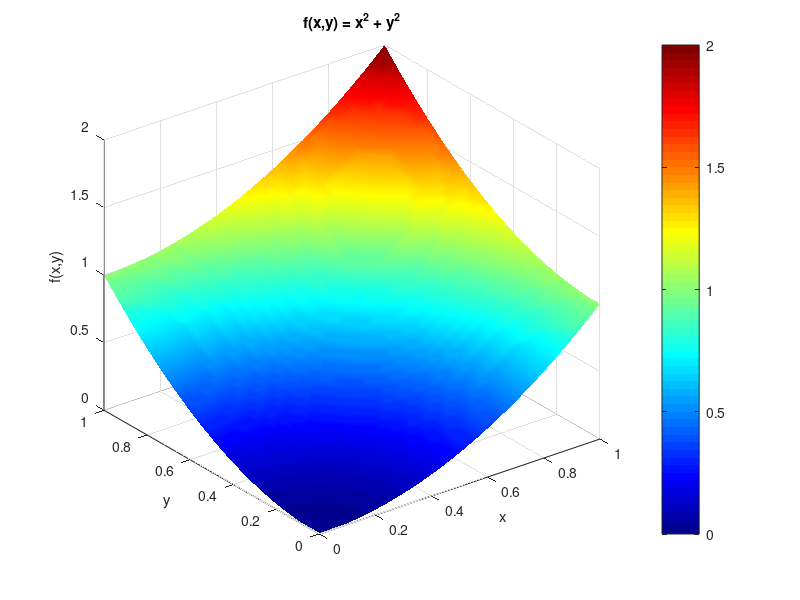
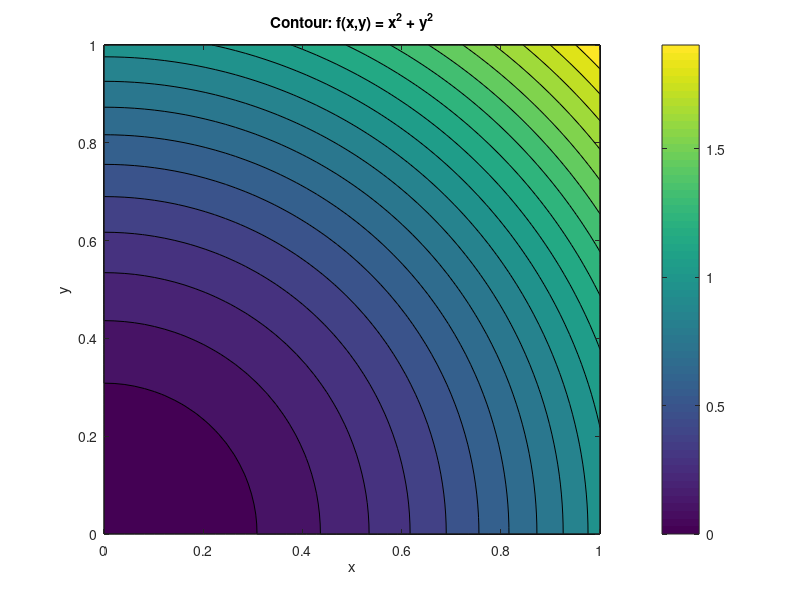

Write MATLAB code to recreate these figures, in order.
%% Lecture 5 - Numerical Integration 2D
% Two-Dimensional Numerical Integration Examples
% Methods: trapz (2D), integral2, and custom implementations
clearvars;
clc;

%% Example 1: Simple 2D Polynomial
fprintf('=== EXAMPLE 1: 2D Polynomial Function ===\n');
fprintf('Integrating f(x,y) = x^2 + y^2 over [0,1] x [0,1]\n\n');

% Define the function
f1 = @(x, y) x.^2 + y.^2;

% Integration limits
x_low = 0; x_high = 1;
y_low = 0; y_high = 1;

% Analytical solution: ∫∫(x^2 + y^2)dxdy = [x^3/3 + xy^2]|_0^1 * dy = 
% = ∫(1/3 + y^2)dy = 1/3 + 1/3 = 2/3
analytical1 = 2/3;
fprintf('Analytical Solution: %.8f\n\n', analytical1);

% Method 1: Using integral2 (adaptive quadrature)
result_integral2 = integral2(f1, x_low, x_high, y_low, y_high);
error_integral2 = abs(result_integral2 - analytical1);
fprintf('integral2: %.8f (error: %.2e)\n', result_integral2, error_integral2);

% Method 2: Using trapz (2D trapezoidal rule)
N = 100;
x1 = linspace(x_low, x_high, N);
y1 = linspace(y_low, y_high, N);
[X1, Y1] = meshgrid(x1, y1);
Z1 = f1(X1, Y1);
result_trapz2d = trapz(y1, trapz(x1, Z1, 2));
error_trapz2d = abs(result_trapz2d - analytical1);
fprintf('trapz (2D, n=%d): %.8f (error: %.2e)\n\n', N, result_trapz2d, error_trapz2d);

%% Visualization
% Plot 1: Simple 2D polynomial
% subplot(2,3,1);
figure;
[X_plot1, Y_plot1] = meshgrid(linspace(x_low, x_high, 50),...
  linspace(y_low, y_high, 50));
Z_plot1 = f1(X_plot1, Y_plot1);
surf(X_plot1, Y_plot1, Z_plot1);
colormap(jet);
shading interp;
xlabel('x'); ylabel('y'); zlabel('f(x,y)');
title('f(x,y) = x^2 + y^2');
colorbar;

%%
% Plot 4: Contour plot of polynomial
figure;
contourf(X_plot1, Y_plot1, Z_plot1, 20);
xlabel('x'); ylabel('y');
title('Contour: f(x,y) = x^2 + y^2');
colorbar;
